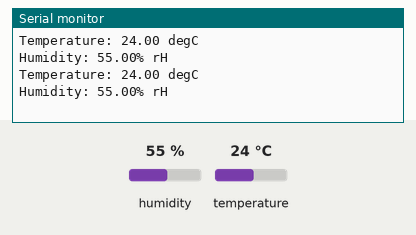
Simulated run of this sketch. Board: Arduino Uno, built with avr-gcc and run on an emulated ATmega328P. On the bench: the last lines printed to the serial monitor. The test bench sets the inputs (shaded band); at power-on: humidity 55 %, temperature 24 °C.

Above: at 2.8 s.
2.9 s: humidity set to 22 %
At 4.9 s:
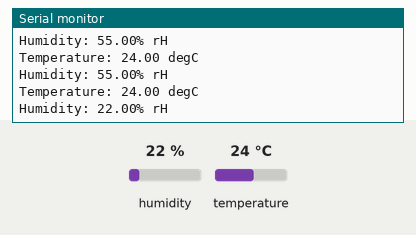
5.6 s: temperature set to 12 °C
At 6.8 s:
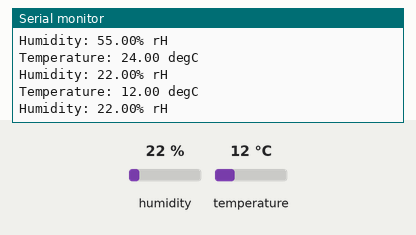
8.3 s: humidity set to 40 %
At 11.7 s:
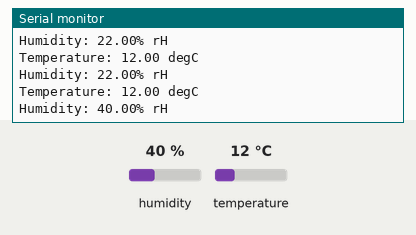
Timing chart, 0 to 13.2 s (numbered marks = the images above; inputs shaded):
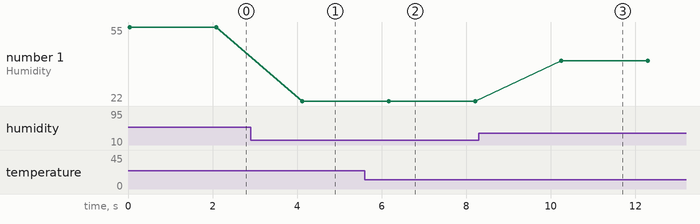

The sketch:

ESP8266-D1-mini_sht30.ino
```cpp
/* LaskaKit ESP8266 D1 mini reads Temperature and Humidity from SHT30 sensor
 * and and print in Serial Monitor
 * Sketch is based on examples form libraryes below.
 *
 * Board:   LaskaKit ESP8266 D1 mini    https://www.laskakit.cz/laskakit-esp8266-d1-mini/
 * Sensor:  WeMos D1 mini SHT30 shield  https://www.laskakit.cz/wemos-d1-mini-sht30-shield--i2c/
 *
 * In Arduino IDE choose board: "LOLIN(WEMOS) D1 R2 & mini"
 *
 * Libraries:
 * https://github.com/adafruit/Adafruit_SHT31
 *
 * Made by (c) laskakit.cz 2025
 * Email:podpora@laskakit.cz
 * Web:laskakit.cz
 */

#include <Wire.h>
#include "Adafruit_SHT31.h"

Adafruit_SHT31 sht31 = Adafruit_SHT31();

void setup() {
  Serial.begin(115200);
  while (!Serial)
  {
    ; // wait for serial port
  }

  if (! sht31.begin(0x45))  // alternatively 0x44, depends on ADDR pin
  {
    Serial.println("SHT31 not found");
    Serial.println("Check the connection");
    while (1) delay(1);
  }

}

void loop() {
  float temperature = sht31.readTemperature();
  float humidity = sht31.readHumidity();

  Serial.print("Temperature: "); Serial.print(temperature); Serial.println(" degC");
  Serial.print("Humidity: "); Serial.print(humidity); Serial.println("% rH");

  delay(2000);
}
```

Measured:
- after the input at 2.9 s, the serial monitor: prints a new line after 1.2 s (image 1)
- after the input at 5.6 s, the serial monitor: prints a new line after 0.57 s (image 2)
- after the input at 8.3 s, the serial monitor: prints a new line after 2.0 s (image 3)
- plotted number 1: 55 → 22 after the input at 2.9 s, 22 → 40 after the input at 8.3 s
